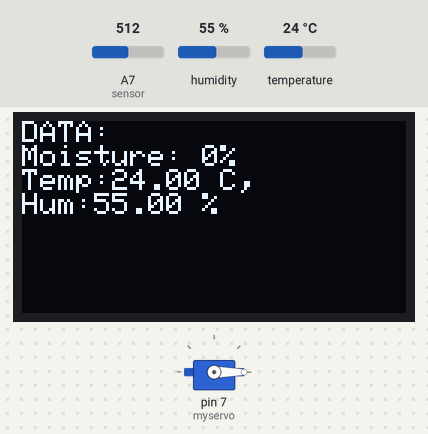
A sketch run on a simulated Arduino Nano, built with avr-gcc and run on an emulated ATmega328P. Shown: servo, 128×64 one-colour display. The inputs (shaded band) are chosen by the test bench; at power-on: temperature 24 °C, A7 (sensor) = 512, humidity 55 %. The display library's start-up logo is not drawn; what the sketch prints to the serial monitor is not drawn.

Above: at 3.2 s.
3.3 s: temperature set to 28 °C
At 5.3 s:
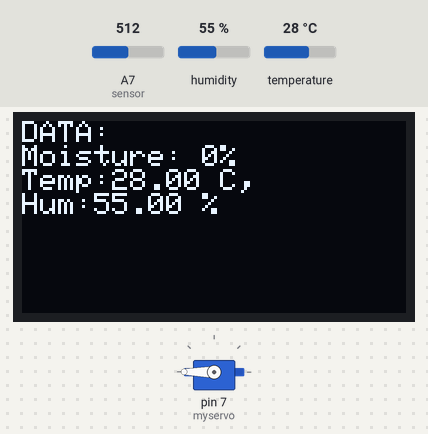
5.7 s: A7 (sensor) set to 716
At 6.9 s:
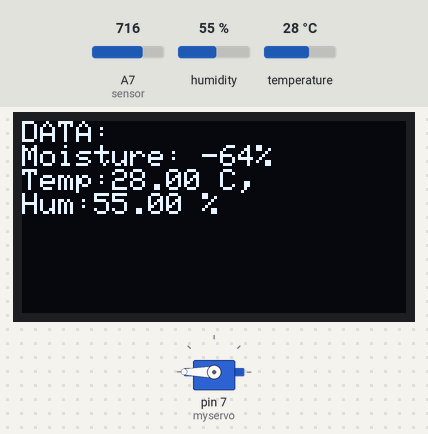
7.3 s: temperature set to 41 °C
At 9.5 s:
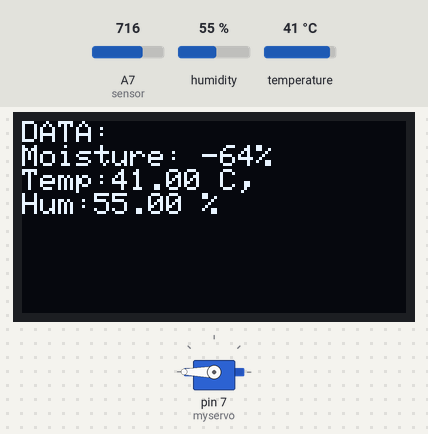
9.8 s: humidity set to 22 %
At 11.1 s:
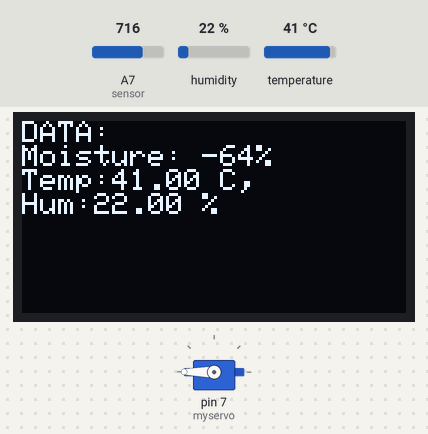
11.8 s: A7 (sensor) set to 900
At 12.8 s:
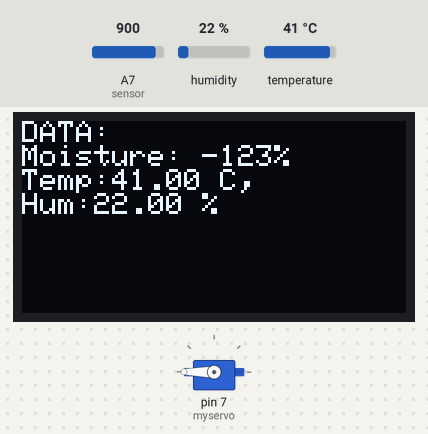
13.4 s: A7 (sensor) set to 511
At 14.1 s:
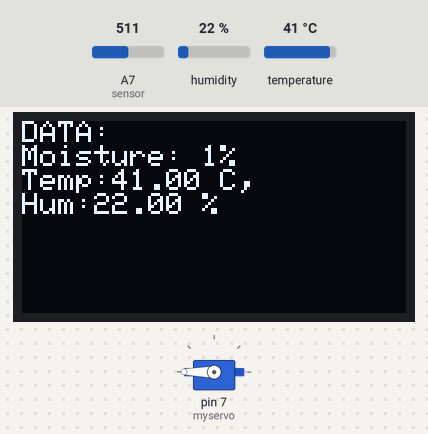
Timing chart, 0 to 16.1 s (numbered marks = the images above; inputs shaded):
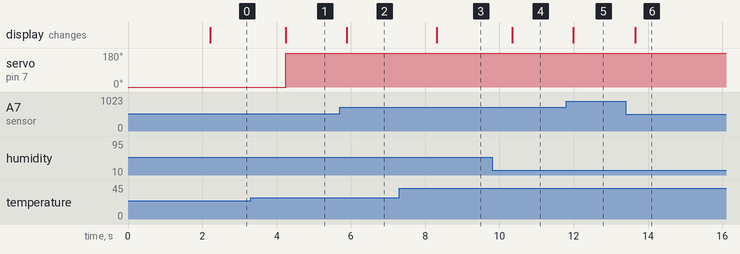

The sketch:

greenhouseV2.ino
```cpp
#include <Wire.h>
#include <Servo.h>
#include <Adafruit_GFX.h>
#include <Adafruit_SSD1306.h>
#include <Adafruit_Sensor.h>
#include <DHT.h>

//Lcd init
#define SCREEN_ADDRESS 0x3C ///< See datasheet for Address; 0x3D for 128x64, 0x3C for 128x32
#define SCREEN_WIDTH 128
#define SCREEN_HEIGHT 64
#define OLED_RESET -1
Adafruit_SSD1306 display(SCREEN_WIDTH, SCREEN_HEIGHT, &Wire, OLED_RESET);

Servo myservo;

const int dry = 202; // value for dry sensor
const int wet = 515; // value for wet sensor

#define DHTPIN 2     // Digital pin connected to the DHT sensor
#define DHTTYPE DHT11  // DHT 11
DHT dht(DHTPIN, DHTTYPE);

void setup() {

  Wire.begin();
  myservo.attach(7);  // Attach the servo to pin 9
  myservo.write(0);
  Serial.begin(9600);


  if (!display.begin(SSD1306_SWITCHCAPVCC, SCREEN_ADDRESS)) {
    Serial.println(F("SSD1306 allocation failed"));
    for (;;)
      ; // Don't proceed, loop forever
  }

  display.display();
  delay(2000); // Pause for 2 seconds

  display.clearDisplay();
  dht.begin(); // Initialize DHT sensor
}

void loop() {


  int sensorVal = analogRead(A7);// read data Molsture sensor
  int percentageHumidity = map(sensorVal, wet, dry, 0, 100);
  Serial.print("Molsture RAW : ");
  Serial.println(sensorVal);

  Serial.print("Molsture HUM : ");
  Serial.println(percentageHumidity);

  delay(100);  // Delay for DHT sensor reading

  float temperature = dht.readTemperature();
  float humidity = dht.readHumidity();

  if (isnan(temperature) || isnan(humidity)) {
    Serial.println("Error reading DHT sensor data!");
    return;
  }

  // Display on the OLED screen
  display.clearDisplay();
  display.setTextSize(1);
  display.setTextColor(SSD1306_WHITE);
  display.setCursor(0, 0);
  display.print("DATA: ");
  display.println(" ");

  display.print("Moisture: ");
  display.print(percentageHumidity);
  display.println("%");

  display.print("Temp:");
  display.print(temperature);
  display.println(" C, ");
  display.print("Hum:");
  display.print(humidity);
  display.println(" %");


  display.display();
  // Control servo based on temperature
 if (temperature > 25) {
    myservo.write(180); // Rotate servo to 180 degrees
  } else if (temperature < 24) {
    myservo.write(0); // Rotate servo to 0 degrees
  }

  delay(50);
}
```

Measured:
- after the input at 3.3 s, servo on pin 7 (myservo): 0° → 180° after 0.95 s; the display: changes after 0.95 s (image 1)
- after the input at 5.7 s, the display: changes after 0.19 s (image 2)
- after the input at 7.3 s, the display: changes after 1.0 s (image 3)
- after the input at 9.8 s, the display: changes after 0.55 s (image 4)
- after the input at 11.8 s, the display: changes after 0.19 s (image 5)
- after the input at 13.4 s, the display: changes after 0.26 s (image 6)
